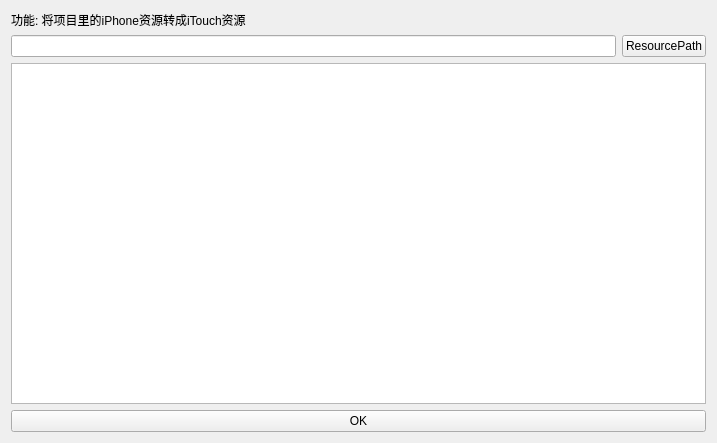
<?xml version="1.0" encoding="UTF-8"?>
<ui version="4.0">
 <class>QIPhoneToITouchDialog</class>
 <widget class="QWidget" name="QIPhoneToITouchDialog">
  <property name="geometry">
   <rect>
    <x>0</x>
    <y>0</y>
    <width>717</width>
    <height>443</height>
   </rect>
  </property>
  <property name="windowTitle">
   <string>Form</string>
  </property>
  <layout class="QGridLayout" name="gridLayout">
   <item row="0" column="0">
    <layout class="QVBoxLayout" name="verticalLayout">
     <item>
      <widget class="QLabel" name="label">
       <property name="text">
        <string>功能: 将项目里的iPhone资源转成iTouch资源</string>
       </property>
      </widget>
     </item>
     <item>
      <layout class="QHBoxLayout" name="horizontalLayout">
       <item>
        <widget class="QLineEdit" name="lineEdit"/>
       </item>
       <item>
        <widget class="QPushButton" name="resourcePath">
         <property name="text">
          <string>ResourcePath</string>
         </property>
        </widget>
       </item>
      </layout>
     </item>
     <item>
      <widget class="QTextBrowser" name="textBrowser"/>
     </item>
     <item>
      <widget class="QPushButton" name="ok">
       <property name="text">
        <string>OK</string>
       </property>
      </widget>
     </item>
    </layout>
   </item>
  </layout>
 </widget>
 <resources/>
 <connections/>
</ui>
